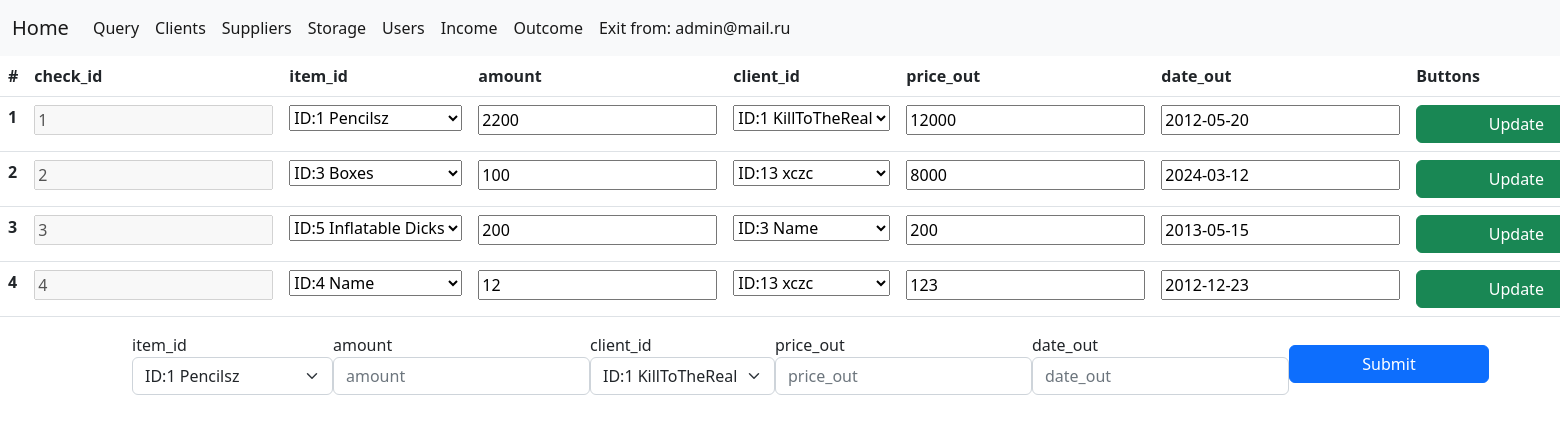
Page /outcome/outcome.php (signed in) on the committed database.
### tables this page shows
CREATE TABLE `outcome` (
  `check_id` int NOT NULL AUTO_INCREMENT,
  `item_id` int NOT NULL,
  `amount` int NOT NULL,
  `client_id` int DEFAULT NULL,
  `price_out` varchar(45) DEFAULT NULL,
  `date_out` date DEFAULT NULL,
  PRIMARY KEY (`check_id`),
  UNIQUE KEY `check_id_UNIQUE` (`check_id`),
  KEY `item_id_out_idx` (`item_id`),
  KEY `client_id_idx` (`client_id`),
  CONSTRAINT `item_id_out` FOREIGN KEY (`item_id`) REFERENCES `storage` (`item_id`),
  CONSTRAINT `outcome_FK` FOREIGN KEY (`client_id`) REFERENCES `clients` (`idclients`)
);

### outcome/outcome.php (the view, shortened to what this page needs)
<?php
require_once "../util/database.php";
$req = mysqli_query($mysql, "SELECT * FROM outcome");
$req1 = mysqli_query($mysql, "SELECT * FROM outcome");
$vals = mysqli_fetch_assoc($req1);
$req1 = mysqli_fetch_all($req);
$fields[] = [];
$i = 1;
$dropdown_clients = mysqli_query($mysql, "SELECT idclients,clientname FROM clients");
$parse_clients = mysqli_fetch_all($dropdown_clients);
$dropdown_items = mysqli_query($mysql, "SELECT item_id, item_name from storage ");
$parse_items = mysqli_fetch_all($dropdown_items);
?>
<!DOCTYPE html>
<html lang="en">
<head>
    <link rel="stylesheet" href="../source/bootstrap/css/bootstrap.min.css" />
    <link rel="stylesheet" href="../source/style.css" />
</head>
<body>
    <nav class="navbar navbar-expand-lg bg-light">
        <div class="container-fluid">
            <a class="navbar-brand" href="../"> Home </a>
            <div class="collapse navbar-collapse">
                <ul class="navbar-nav me-auto mb-12 mb-lg-0">
                    <li class="nav-item">
                        <a class="nav-link active" href="../queryfield.php">Query </a>
                    </li>
                    <li class="nav-item">
                        <a class="nav-link active" href="../clients/clients.php">Clients </a>
                    </li>
                    <li class="nav-item">
                        <a class="nav-link active" aria-current="page" href="../suppliers/suppliers.php">Suppliers</a>
                    </li>
                    <li class="nav-item">
                        <a class="nav-link active" aria-current="page" href="../storage/storage.php">Storage</a>
                    </li>
                    <li class="nav-item">
                        <a class="nav-link active" aria-current="page" href="../users/users.php">Users</a>
                    </li>
                    <li class="nav-item">
                        <a class="nav-link active" aria-current="page" href="../income/income.php">Income</a>
                    </li>
                    <li class="nav-item">
                        <a class="nav-link active" aria-current="page" href="../outcome/outcome.php">Outcome</a>
                    </li>
                    <li class="nav-item">
                        <a class="nav-link active" aria-current="page" href="../util/exit.php">Exit from: <?= $_SESSION['usermail'] ?></a>
                    </li>
                </ul>
            </div>
        </div>
    </nav>
    <table class="table">
        <thead class="thead-light">
            <tr>
                <th scope="col">#</th>
                <?php
                foreach ($vals as $key => $value) {
                    echo ('<th scope="col">' . $key . '</th>');
                    array_push($fields, $key);
                }
                ?>
                <th>Buttons</th>
            </tr>
        </thead>
        <tbody>
            <?php
            foreach ($req1 as $key => $val) {
                $j = 0;
                echo ('<tr>');
                echo ('<th scope="row">' . $i . '</th>');
            ?>
                <form action="CRUD/update.php" class="formtb" method="POST" id=<?php echo ("tb" . $key) ?>>
                    <?php
                    foreach ($val as $data) {
                        if ($j == 0) {
                            echo ('<td> <input type="text" disabled name="' . "item" . $j . '" placeholder="' . $data . '" value="' . $data . '">');
                            echo ('</td>');
                        } else if ($j == 1) {
                            echo ('<td>');
                            echo ('<select name ="item' . $j . '">');
                            foreach ($parse_items as $ps) {
                                if ($data == $ps[0])
                                    echo ('<option selected value =' . $ps[0] . '>' . "ID:" . $ps[0] . " " . $ps[1] . '</option>');
                                else
                                    echo ('<option value =' . $ps[0] . '>' . "ID:" . $ps[0] . " " . $ps[1] . '</option>');
                            }
                            echo ('</select></td>');
                        } else if ($j == 3) {
                            echo ('<td>');
                            echo ('<select name ="item' . $j . '">');
                            foreach ($parse_clients as $ps) {
                                if ($data == $ps[0])
                                    echo ('<option selected value =' . $ps[0] . '>' . "ID:" . $ps[0] . " " . $ps[1] . '</option>');
                                else
                                    echo ('<option value =' . $ps[0] . '>' . "ID:" . $ps[0] . " " . $ps[1] . '</option>');
                            }
                            echo ('</select></td>');
                        } else {
                            echo ('<td> <input type="text" id="' . "idtb" . $j . $key . '" name="' . "item" . $j . '" placeholder="' . $data . '" value="' . $data . '"></td>');
                        }
                        $j++;
                    }
                    echo ('<td><button type="submit" class="btn btn-success">Update</button></td>');
                    ?>
                </form>
            <?php
                echo ('</tr>');
                $i++;
            } ?>
        </tbody>
    </table>
    <div class="container">
        <form action="./CRUD/create.php" method="POST" id="form">
            <div style="display:flex;" class="form-row align-items-center">
                <?php
                for ($i = 2; $i <= sizeof($vals); $i++) {
                ?>
                    <div class="col-auto">
                        <?php
                        if ($i == 2) {
                            echo ('<label class="sr-only" for="inlineFormInput" >' . $fields[$i] . '</label>');
                            echo ('<select class="form-select mb-2" name ="name_' . $i . '">');
                            foreach ($parse_items as $ps) {
                                echo ('<option value =' . $ps[0] . '>' . "ID:" . $ps[0] . " " . $ps[1] . '</option>');
                            }
                            echo ('</select>');
                        } else if ($i == 4) {
                            echo ('<label class="sr-only" for="inlineFormInput" >' . $fields[$i] . '</label>');
                            echo ('<select class="form-select mb-2" name ="name_' . $i . '">');
                            foreach ($parse_clients as $ps) {
                                echo ('<option value =' . $ps[0] . '>' . "ID:" . $ps[0] . " " . $ps[1] . '</option>');
                            }
                            echo ('</select>');
                        } else {
                        ?>
                            <label class="sr-only" for="inlineFormInput"><?= $fields[$i] ?></label>
                            <input type="text" class="form-control mb-2" name="name_<?= $i ?>" required id="id_<?= $i ?>" placeholder="<?= $fields[$i] ?>">
                        <?php }
                        ?>
                    </div>
                <?php } ?>
                <div class="col-auto">
                    <button type="submit" class="btn btn-primary mb-2" action=>Submit</button>
                </div>
            </div>
        </form>
    </div>
</body>
</html>

### source/style.css (style rules this page uses)
button { min-width: 200px; }
a { outline: none; text-decoration: none; color:#000; }

### rows in the picture
outcome: item0 "1", item2 "2200", item4 "12000", item5 "2012-05-20"
outcome: item0 "2", item2 "100", item4 "8000", item5 "2024-03-12"
outcome: item0 "3", item2 "200", item4 "200", item5 "2013-05-15"
outcome: item0 "4", item2 "12", item4 "123", item5 "2012-12-23"

### other values in the picture
$_SESSION['usermail'] "admin@mail.ru"
$key "check_id"
$key "item_id"
$key "amount"
$key "client_id"
$key "price_out"
$key "date_out"
$fields[$i] "item_id"
$fields[$i] "amount"
$fields[$i] "client_id"
$fields[$i] "price_out"
$fields[$i] "date_out"
